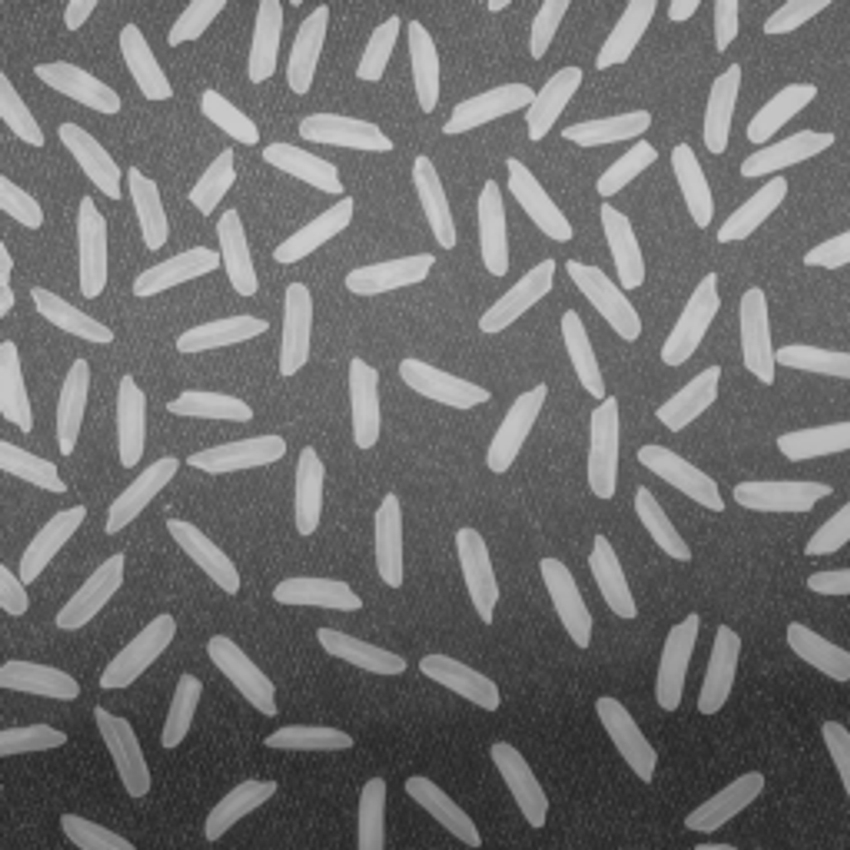
%> input picture rice.jpg, 850 x 850 px
$ octave unsharp_masking_e_filtro_boost.m   (GNU Octave 9; MATLAB toolbox functions it lacks are replaced by stand-ins)
%> lines starting %> are read from the running program, lines starting %| are printed output that depends on the picture
im1 = imread('../../rice.jpg');
%> im1 is the input picture: size 850x850x3 uint8; min 36, max 207, mean 111.3

% Unsharp Masking
% 1. Suaviza a imagem original
% 2. Subtrai a imagem suavizada da imagem original, gerando a m醩cara.
% 3. Soma a m醩cara a imagem original
%   g(x,y) = f(x,y) + k*mask(x,y)
%   K = 1 -> Unsharp Masking
%   K < 1 -> Reduz contribui玢o da m醩cara
%   K > 1 -> Filtragem, com 阯fase. (High Boost)

% Passo 1
mask1 = fspecial('average', [3 3]);
im2 = imfilter(im1, mask1);

% Passo 2
mask2 = im1 - im2;
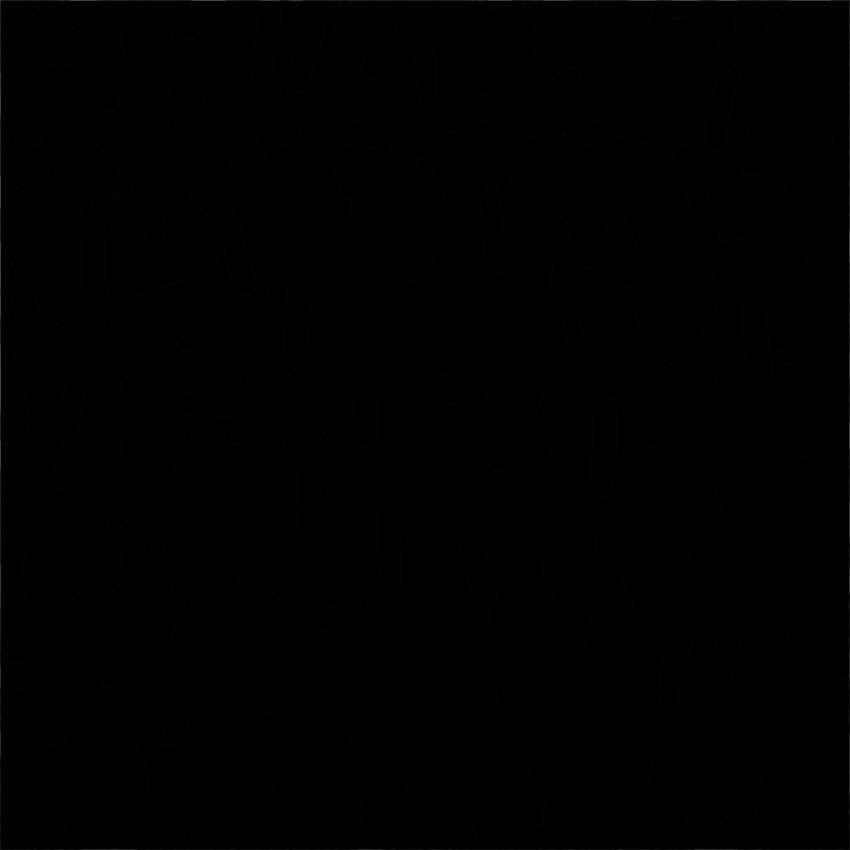
%> mask2: size 850x850x3 uint8; min 0, max 71, mean 0.7

% Passo 3
factor = 1;
im3 = im1 + factor * mask2;

% Passo 3
factor = 3.5;
im4 = im1 + factor * mask2;

subplot(1,4,1); imshow(im1);
title('Original');
subplot(1,4,2); imshow(im2);
title('Suavizada');
subplot(1,4,3); imshow(im3);
title('Unsharp Mask');
subplot(1,4,4); imshow(im4);
title('High Boost');
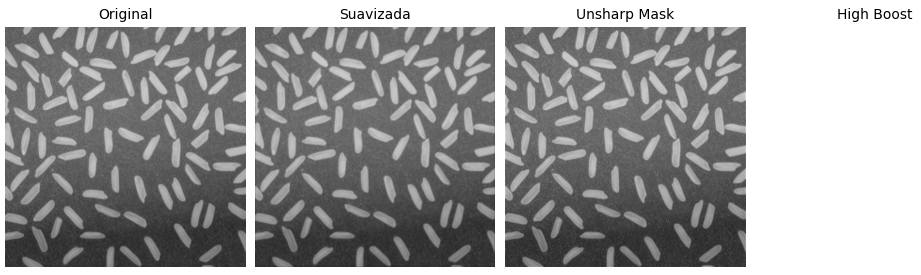
%> figure redrawn from the program's plot data, 4 panels

$ run again, with img1.jpg copied over rice.jpg
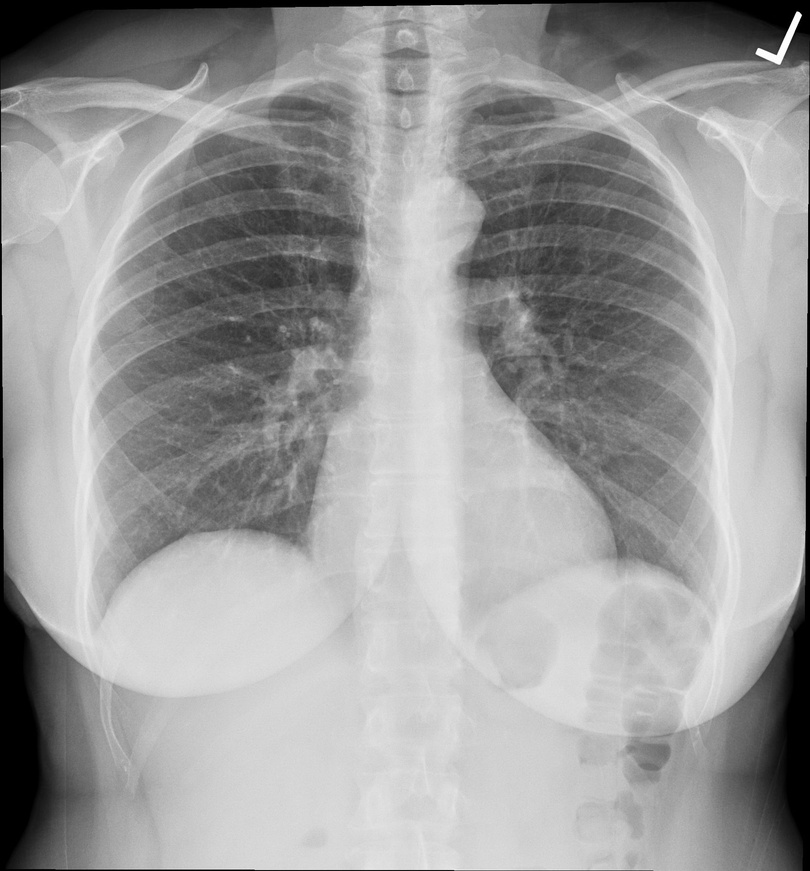
%> input picture img1.jpg, 810 x 871 px, shrunk from 1753 x 1885 before the run
%> im1 is the input picture: size 871x810x3 uint8; min 0, max 255, mean 155.9
%> `title('High Boost');`:
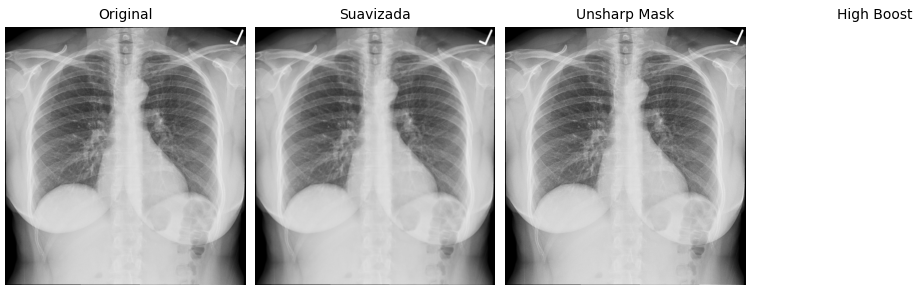
%> figure redrawn from the program's plot data, 4 panels

$ run again, with praca.jpg copied over rice.jpg
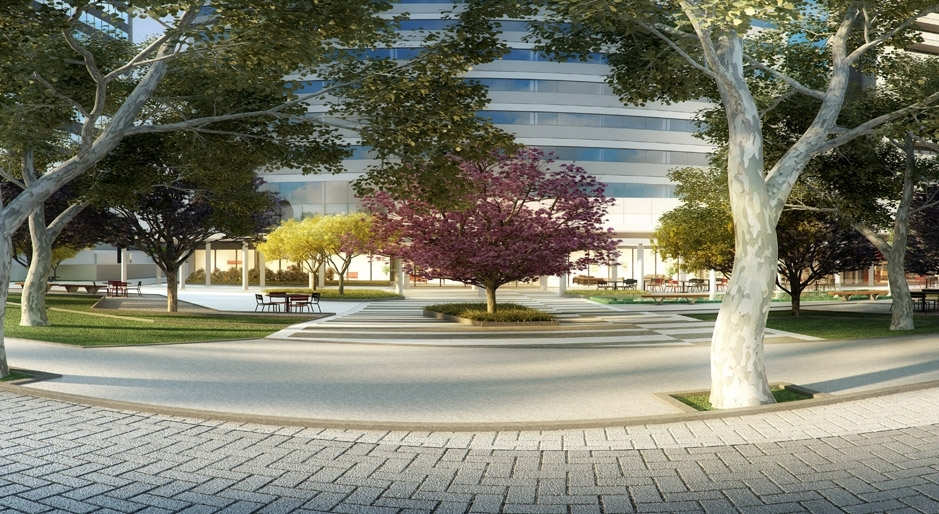
%> input picture praca.jpg, 939 x 514 px
%> im1 is the input picture: size 514x939x3 uint8; mean R, G, B 123.7, 124, 107.9
%> `mask2 = im1 - im2;`:
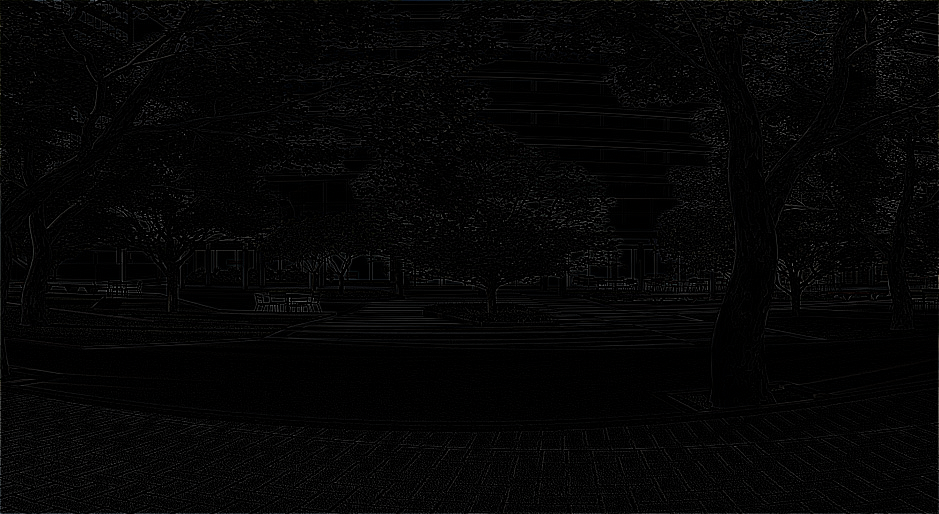
%> mask2: size 514x939x3 uint8; mean R, G, B 5.1, 5.2, 5.2
%> `im4 = im1 + factor * mask2;`:
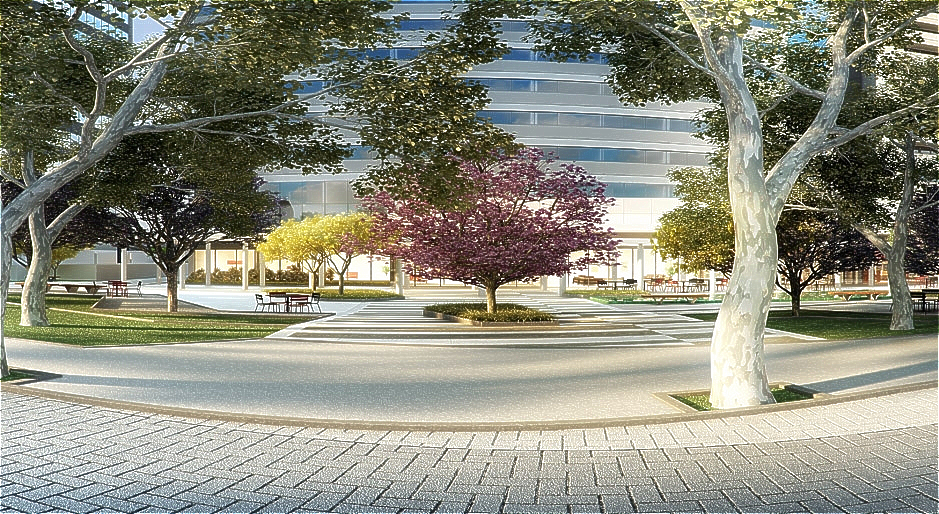
%> im4: size 514x939x3 uint8; mean R, G, B 138.4, 138.9, 123.6
